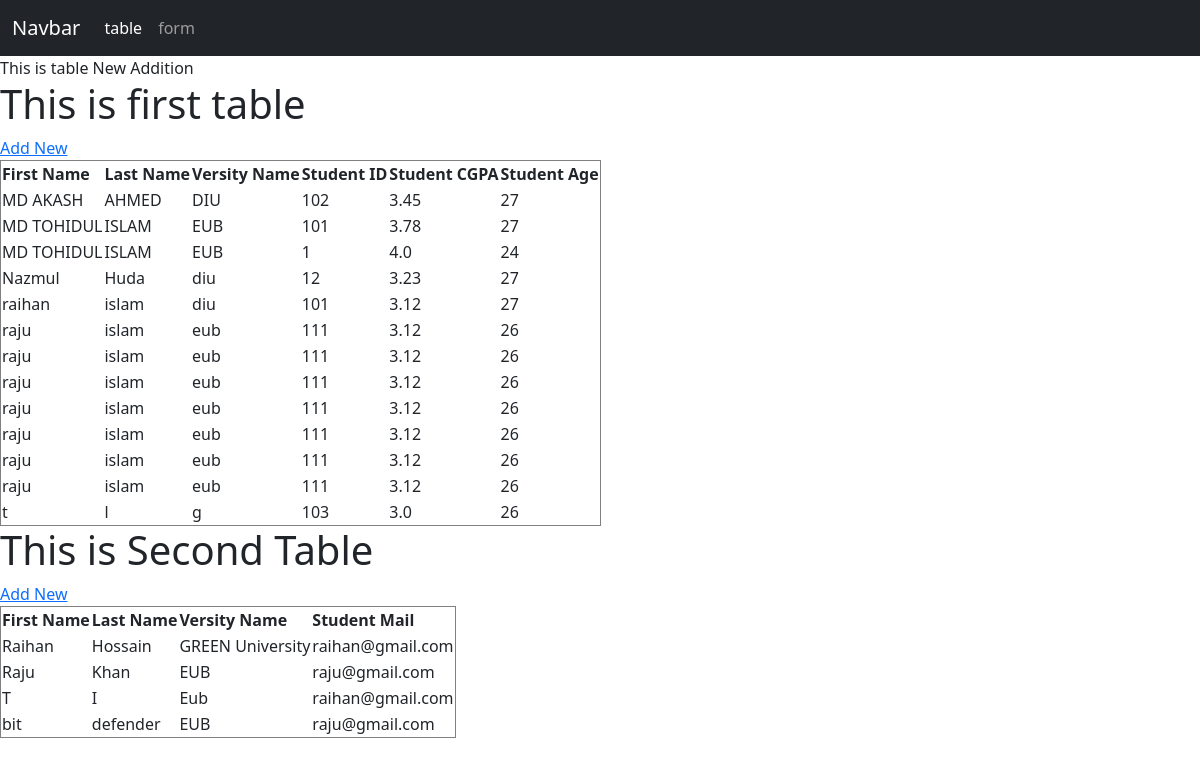
The page / on the database its author committed.
### First_App/models.py (models this page shows, shortened)
class First_Table(models.Model):
    F_Name=models.CharField(max_length=30)
    L_Name=models.CharField(max_length=30)
    V_Name=models.CharField(max_length=40)
    S_Id=models.IntegerField()
    S_Cgpa=models.FloatField()
    S_Age=models.IntegerField()
    class Meta:
      db_table="First_Table"

class Second_table(models.Model):
   First_Name=models.CharField(max_length=30)
   Last_Name=models.CharField(max_length=30)
   Versity_Name=models.CharField(max_length=40)
   Student_Mail=models.EmailField()

### First_App/views.py (the view)
# urls.py: path('',views.table, name='table'),
def table(request):
    New_Table=First_Table.objects.order_by("F_Name")
    Old_Table=Second_table.objects.order_by("First_Name")
    diction={'heading_1':'This is first table','First_Table':New_Table,'Second_table':Old_Table,'Second_t':"This is Second Table",'text_sample':"This is table"}
    return render (request, 'table.html', context=diction)

### First_App/templatetags/my_filters.py (called while the page is built)
def my_filter(value,arg):
    return value + " "+ arg

### templates/table.html (shortened to what this page needs)
<!DOCTYPE html>
<html>
    <head>
        <link rel="stylesheet" href="">
    </head>
    <body>
    {% extends 'base.html' %}
    {% load my_filters %}
{% block body_block %}
{{text_sample|custom_filter:"New Addition"}}
        <h1>{{heading_1}}</h1>
        <a href="{% url 'First_App:form_contact'%}">Add New</a>
        <table border="1px">
                <tr>
                <th>First Name </th>
                <th>Last Name </th>
                <th>Versity Name </th>
                <th>Student ID </th>
                <th>Student CGPA </th>
                <th>Student Age </th>
                </tr>
                {% for row in First_Table %}
                <tr>
                <td>{{row.F_Name}}</td>
                <td>{{row.L_Name}}</td>
                <td>{{row.V_Name}}</td>
                <td>{{row.S_Id}}</td>
                <td>{{row.S_Cgpa}}</td>
                <td>{{row.S_Age}}</td>
                </tr>
                {% endfor %}
     </table>
     <h1>{{Second_t}}</h1>
     <a href="form_contact/">Add New</a>
     <table border="1px">
                <tr>
                <th>First Name</th>
                <th>Last Name</th>
                <th>Versity Name </th>
                <th>Student Mail </th>
                </tr>
                {% for row in Second_table %}
                <tr>
                  <td>{{row.First_Name}}</td>
                  <td>{{row.Last_Name}}</td>
                  <td>{{row.Versity_Name}}</td>
                  <td>{{row.Student_Mail}}</td>
                </tr>
                {% endfor %}
     </table>
        {% endblock %}

### templates/base.html (shortened to what this page needs)
<!doctype html>
<html lang="en">
  <head>
    <link href="https://cdn.jsdelivr.net/npm/bootstrap@5.0.2/dist/css/bootstrap.min.css" rel="stylesheet">
  </head>
  <body>
  <nav class="navbar navbar-expand-lg navbar-dark bg-dark">
  <div class="container-fluid">
    <a class="navbar-brand" href="#">Navbar</a>
    <div class="collapse navbar-collapse" id="navbarNav">
      <ul class="navbar-nav">
        <li class="nav-item">
          <a class="nav-link active" aria-current="page" href="{% url 'First_App:table' %}">table</a>
        </li>
        <li class="nav-item">
          <a class="nav-link" href="{% url 'First_App:form_contact' %}">form</a>
        </li>
      </ul>
    </div>
  </div>
</nav>
{% block body_block %}
{% endblock %}
  </body>
</html>

### rows shown on the page
First_Table: F_Name "MD AKASH", L_Name "AHMED", V_Name "DIU", S_Id "102", S_Cgpa "3.45", S_Age "27"
First_Table: F_Name "MD TOHIDUL", L_Name "ISLAM", V_Name "EUB", S_Id "101", S_Cgpa "3.78", S_Age "27"
First_Table: F_Name "MD TOHIDUL", L_Name "ISLAM", V_Name "EUB", S_Id "1", S_Cgpa "4.0", S_Age "24"
First_Table: F_Name "Nazmul", L_Name "Huda", V_Name "diu", S_Id "12", S_Cgpa "3.23", S_Age "27"
First_Table: F_Name "raihan", L_Name "islam", V_Name "diu", S_Id "101", S_Cgpa "3.12", S_Age "27"
First_Table: F_Name "raju", L_Name "islam", V_Name "eub", S_Id "111", S_Cgpa "3.12", S_Age "26"
First_Table: F_Name "raju", L_Name "islam", V_Name "eub", S_Id "111", S_Cgpa "3.12", S_Age "26"
First_Table: F_Name "raju", L_Name "islam", V_Name "eub", S_Id "111", S_Cgpa "3.12", S_Age "26"
First_Table: F_Name "raju", L_Name "islam", V_Name "eub", S_Id "111", S_Cgpa "3.12", S_Age "26"
First_Table: F_Name "raju", L_Name "islam", V_Name "eub", S_Id "111", S_Cgpa "3.12", S_Age "26"
First_Table: F_Name "raju", L_Name "islam", V_Name "eub", S_Id "111", S_Cgpa "3.12", S_Age "26"
First_Table: F_Name "raju", L_Name "islam", V_Name "eub", S_Id "111", S_Cgpa "3.12", S_Age "26"
First_Table: F_Name "t", L_Name "l", V_Name "g", S_Id "103", S_Cgpa "3.0", S_Age "26"
Second_table: First_Name "Raihan", Last_Name "Hossain", Versity_Name "GREEN University", Student_Mail "raihan@gmail.com"
Second_table: First_Name "Raju", Last_Name "Khan", Versity_Name "EUB", Student_Mail "raju@gmail.com"
Second_table: First_Name "T", Last_Name "I", Versity_Name "Eub", Student_Mail "raihan@gmail.com"
Second_table: First_Name "bit", Last_Name "defender", Versity_Name "EUB", Student_Mail "raju@gmail.com"

### other values the page prints
{{ text_sample|custom_filter:"New Addition" }} "This is table New Addition"
{{ heading_1 }} "This is first table"
{{ Second_t }} "This is Second Table"
